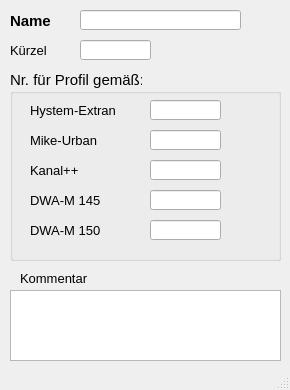
<?xml version="1.0" encoding="UTF-8"?>
<ui version="4.0">
 <class>MainWindow</class>
 <widget class="QMainWindow" name="MainWindow">
  <property name="geometry">
   <rect>
    <x>0</x>
    <y>0</y>
    <width>290</width>
    <height>390</height>
   </rect>
  </property>
  <property name="minimumSize">
   <size>
    <width>290</width>
    <height>390</height>
   </size>
  </property>
  <property name="font">
   <font>
    <family>Tahoma</family>
    <pointsize>10</pointsize>
   </font>
  </property>
  <property name="windowTitle">
   <string>Profil</string>
  </property>
  <property name="layoutDirection">
   <enum>Qt::LeftToRight</enum>
  </property>
  <widget class="QWidget" name="centralwidget">
   <widget class="QLabel" name="label_4">
    <property name="geometry">
     <rect>
      <x>10</x>
      <y>10</y>
      <width>121</width>
      <height>21</height>
     </rect>
    </property>
    <property name="font">
     <font>
      <family>Tahoma</family>
      <pointsize>11</pointsize>
      <weight>75</weight>
      <bold>true</bold>
     </font>
    </property>
    <property name="text">
     <string>Name</string>
    </property>
    <property name="alignment">
     <set>Qt::AlignLeading|Qt::AlignLeft|Qt::AlignVCenter</set>
    </property>
   </widget>
   <widget class="QLineEdit" name="profilnam">
    <property name="geometry">
     <rect>
      <x>80</x>
      <y>10</y>
      <width>161</width>
      <height>20</height>
     </rect>
    </property>
    <property name="toolTip">
     <string>&lt;html&gt;&lt;head/&gt;&lt;body&gt;&lt;p&gt;Eindeutige Bezeichnung&lt;/p&gt;&lt;/body&gt;&lt;/html&gt;</string>
    </property>
    <property name="statusTip">
     <string>Eindeutige Bezeichnung</string>
    </property>
    <property name="text">
     <string/>
    </property>
   </widget>
   <widget class="QLabel" name="label_15">
    <property name="geometry">
     <rect>
      <x>20</x>
      <y>270</y>
      <width>81</width>
      <height>16</height>
     </rect>
    </property>
    <property name="text">
     <string>Kommentar</string>
    </property>
   </widget>
   <widget class="QTextEdit" name="kommentar">
    <property name="geometry">
     <rect>
      <x>10</x>
      <y>290</y>
      <width>271</width>
      <height>71</height>
     </rect>
    </property>
    <property name="minimumSize">
     <size>
      <width>0</width>
      <height>0</height>
     </size>
    </property>
    <property name="toolTip">
     <string>&lt;html&gt;&lt;head/&gt;&lt;body&gt;&lt;p&gt;Platz für zusätzliche Kommentare&lt;/p&gt;&lt;/body&gt;&lt;/html&gt;</string>
    </property>
    <property name="statusTip">
     <string>Platz für zusätzliche Kommentare</string>
    </property>
   </widget>
   <widget class="QGroupBox" name="groupBox_3">
    <property name="geometry">
     <rect>
      <x>10</x>
      <y>70</y>
      <width>271</width>
      <height>191</height>
     </rect>
    </property>
    <property name="font">
     <font>
      <family>Tahoma</family>
      <pointsize>11</pointsize>
     </font>
    </property>
    <property name="title">
     <string>Nr. für Profil gemäß:</string>
    </property>
    <widget class="QLineEdit" name="kp_key">
     <property name="geometry">
      <rect>
       <x>140</x>
       <y>90</y>
       <width>71</width>
       <height>20</height>
      </rect>
     </property>
     <property name="font">
      <font>
       <family>Tahoma</family>
       <pointsize>10</pointsize>
      </font>
     </property>
     <property name="toolTip">
      <string>&lt;html&gt;&lt;head/&gt;&lt;body&gt;&lt;p&gt;Nr. des Profiltyps entspr. Kanal++&lt;/p&gt;&lt;/body&gt;&lt;/html&gt;</string>
     </property>
     <property name="statusTip">
      <string>Nr. des Profiltyps entspr. Kanal++</string>
     </property>
     <property name="text">
      <string/>
     </property>
    </widget>
    <widget class="QLabel" name="label">
     <property name="geometry">
      <rect>
       <x>20</x>
       <y>30</y>
       <width>121</width>
       <height>21</height>
      </rect>
     </property>
     <property name="font">
      <font>
       <family>Tahoma</family>
       <pointsize>10</pointsize>
      </font>
     </property>
     <property name="text">
      <string>&lt;html&gt;&lt;head/&gt;&lt;body&gt;&lt;p&gt;Hystem-Extran&lt;/p&gt;&lt;/body&gt;&lt;/html&gt;</string>
     </property>
     <property name="alignment">
      <set>Qt::AlignLeading|Qt::AlignLeft|Qt::AlignVCenter</set>
     </property>
    </widget>
    <widget class="QLineEdit" name="mu_nr">
     <property name="enabled">
      <bool>true</bool>
     </property>
     <property name="geometry">
      <rect>
       <x>140</x>
       <y>60</y>
       <width>71</width>
       <height>20</height>
      </rect>
     </property>
     <property name="font">
      <font>
       <family>Tahoma</family>
       <pointsize>10</pointsize>
      </font>
     </property>
     <property name="toolTip">
      <string>&lt;html&gt;&lt;head/&gt;&lt;body&gt;&lt;p&gt;Nr. des Profiltyps entspr. Mike Urban&lt;/p&gt;&lt;/body&gt;&lt;/html&gt;</string>
     </property>
     <property name="statusTip">
      <string>Nr. des Profiltyps entspr. Mike Urban</string>
     </property>
     <property name="layoutDirection">
      <enum>Qt::RightToLeft</enum>
     </property>
     <property name="autoFillBackground">
      <bool>false</bool>
     </property>
     <property name="text">
      <string/>
     </property>
     <property name="frame">
      <bool>true</bool>
     </property>
    </widget>
    <widget class="QLabel" name="label_3">
     <property name="geometry">
      <rect>
       <x>20</x>
       <y>90</y>
       <width>121</width>
       <height>21</height>
      </rect>
     </property>
     <property name="font">
      <font>
       <family>Tahoma</family>
       <pointsize>10</pointsize>
      </font>
     </property>
     <property name="text">
      <string>Kanal++</string>
     </property>
     <property name="alignment">
      <set>Qt::AlignLeading|Qt::AlignLeft|Qt::AlignVCenter</set>
     </property>
    </widget>
    <widget class="QLineEdit" name="he_nr">
     <property name="enabled">
      <bool>true</bool>
     </property>
     <property name="geometry">
      <rect>
       <x>140</x>
       <y>30</y>
       <width>71</width>
       <height>20</height>
      </rect>
     </property>
     <property name="font">
      <font>
       <family>Tahoma</family>
       <pointsize>10</pointsize>
      </font>
     </property>
     <property name="toolTip">
      <string>&lt;html&gt;&lt;head/&gt;&lt;body&gt;&lt;p&gt;Interne Nr., siehe HE-Editor: Hilfe &amp;gt; Aufzählungen: &amp;quot;Profiltyp&amp;quot;&lt;/p&gt;&lt;/body&gt;&lt;/html&gt;</string>
     </property>
     <property name="statusTip">
      <string>Interne Nr., siehe HE-Editor: Hilfe &gt; Aufzählungen: &quot;Profiltyp&quot;</string>
     </property>
     <property name="layoutDirection">
      <enum>Qt::RightToLeft</enum>
     </property>
     <property name="autoFillBackground">
      <bool>false</bool>
     </property>
     <property name="text">
      <string/>
     </property>
     <property name="frame">
      <bool>true</bool>
     </property>
    </widget>
    <widget class="QLabel" name="label_2">
     <property name="geometry">
      <rect>
       <x>20</x>
       <y>60</y>
       <width>121</width>
       <height>21</height>
      </rect>
     </property>
     <property name="font">
      <font>
       <family>Tahoma</family>
       <pointsize>10</pointsize>
      </font>
     </property>
     <property name="text">
      <string>Mike-Urban</string>
     </property>
     <property name="alignment">
      <set>Qt::AlignLeading|Qt::AlignLeft|Qt::AlignVCenter</set>
     </property>
    </widget>
    <widget class="QLabel" name="label_8">
     <property name="geometry">
      <rect>
       <x>20</x>
       <y>150</y>
       <width>131</width>
       <height>21</height>
      </rect>
     </property>
     <property name="font">
      <font>
       <family>Tahoma</family>
       <pointsize>10</pointsize>
      </font>
     </property>
     <property name="text">
      <string>&lt;html&gt;&lt;head/&gt;&lt;body&gt;&lt;p&gt;DWA-M 150&lt;/p&gt;&lt;/body&gt;&lt;/html&gt;</string>
     </property>
     <property name="alignment">
      <set>Qt::AlignLeading|Qt::AlignLeft|Qt::AlignVCenter</set>
     </property>
    </widget>
    <widget class="QLineEdit" name="m150">
     <property name="enabled">
      <bool>true</bool>
     </property>
     <property name="geometry">
      <rect>
       <x>140</x>
       <y>120</y>
       <width>71</width>
       <height>20</height>
      </rect>
     </property>
     <property name="font">
      <font>
       <family>Tahoma</family>
       <pointsize>10</pointsize>
      </font>
     </property>
     <property name="toolTip">
      <string>&lt;html&gt;&lt;head/&gt;&lt;body&gt;&lt;p&gt;Nr. des Entwässerungssystems entspr. Kanal++&lt;/p&gt;&lt;/body&gt;&lt;/html&gt;</string>
     </property>
     <property name="statusTip">
      <string>Nr. des Entwässerungssystems entspr. Kanal++</string>
     </property>
     <property name="layoutDirection">
      <enum>Qt::RightToLeft</enum>
     </property>
     <property name="autoFillBackground">
      <bool>false</bool>
     </property>
     <property name="text">
      <string/>
     </property>
     <property name="frame">
      <bool>true</bool>
     </property>
    </widget>
    <widget class="QLabel" name="label_7">
     <property name="geometry">
      <rect>
       <x>20</x>
       <y>210</y>
       <width>131</width>
       <height>21</height>
      </rect>
     </property>
     <property name="font">
      <font>
       <family>Tahoma</family>
       <pointsize>10</pointsize>
      </font>
     </property>
     <property name="text">
      <string>&lt;html&gt;&lt;head/&gt;&lt;body&gt;&lt;p&gt;ISYBAU-Bez.&lt;/p&gt;&lt;/body&gt;&lt;/html&gt;</string>
     </property>
     <property name="alignment">
      <set>Qt::AlignLeading|Qt::AlignLeft|Qt::AlignVCenter</set>
     </property>
    </widget>
    <widget class="QLineEdit" name="m150_2">
     <property name="geometry">
      <rect>
       <x>140</x>
       <y>150</y>
       <width>71</width>
       <height>20</height>
      </rect>
     </property>
    </widget>
    <widget class="QLabel" name="label_6">
     <property name="geometry">
      <rect>
       <x>20</x>
       <y>120</y>
       <width>131</width>
       <height>21</height>
      </rect>
     </property>
     <property name="font">
      <font>
       <family>Tahoma</family>
       <pointsize>10</pointsize>
      </font>
     </property>
     <property name="text">
      <string>&lt;html&gt;&lt;head/&gt;&lt;body&gt;&lt;p&gt;DWA-M 145&lt;/p&gt;&lt;/body&gt;&lt;/html&gt;</string>
     </property>
     <property name="alignment">
      <set>Qt::AlignLeading|Qt::AlignLeft|Qt::AlignVCenter</set>
     </property>
    </widget>
    <widget class="QLineEdit" name="isybau">
     <property name="enabled">
      <bool>true</bool>
     </property>
     <property name="geometry">
      <rect>
       <x>140</x>
       <y>210</y>
       <width>71</width>
       <height>20</height>
      </rect>
     </property>
     <property name="font">
      <font>
       <family>Tahoma</family>
       <pointsize>10</pointsize>
      </font>
     </property>
     <property name="toolTip">
      <string>&lt;html&gt;&lt;head/&gt;&lt;body&gt;&lt;p&gt;Nr. des Entwässerungssystems entspr. Kanal++&lt;/p&gt;&lt;/body&gt;&lt;/html&gt;</string>
     </property>
     <property name="statusTip">
      <string>Nr. des Entwässerungssystems entspr. Kanal++</string>
     </property>
     <property name="layoutDirection">
      <enum>Qt::RightToLeft</enum>
     </property>
     <property name="autoFillBackground">
      <bool>false</bool>
     </property>
     <property name="text">
      <string/>
     </property>
     <property name="frame">
      <bool>true</bool>
     </property>
    </widget>
   </widget>
   <widget class="QLineEdit" name="kuerzel">
    <property name="geometry">
     <rect>
      <x>80</x>
      <y>40</y>
      <width>71</width>
      <height>20</height>
     </rect>
    </property>
    <property name="font">
     <font>
      <family>Tahoma</family>
      <pointsize>10</pointsize>
     </font>
    </property>
    <property name="toolTip">
     <string>optional: Kürzel</string>
    </property>
    <property name="statusTip">
     <string>optional: Kürzel</string>
    </property>
    <property name="text">
     <string/>
    </property>
   </widget>
   <widget class="QLabel" name="label_5">
    <property name="geometry">
     <rect>
      <x>10</x>
      <y>40</y>
      <width>121</width>
      <height>21</height>
     </rect>
    </property>
    <property name="font">
     <font>
      <family>Tahoma</family>
      <pointsize>10</pointsize>
     </font>
    </property>
    <property name="text">
     <string>Kürzel</string>
    </property>
    <property name="alignment">
     <set>Qt::AlignLeading|Qt::AlignLeft|Qt::AlignVCenter</set>
    </property>
   </widget>
  </widget>
  <widget class="QStatusBar" name="statusbar"/>
 </widget>
 <tabstops>
  <tabstop>profilnam</tabstop>
  <tabstop>he_nr</tabstop>
  <tabstop>mu_nr</tabstop>
  <tabstop>kp_key</tabstop>
 </tabstops>
 <resources/>
 <connections/>
</ui>
